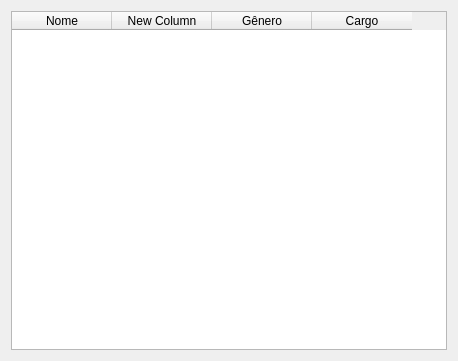
<?xml version="1.0" encoding="UTF-8"?>
<ui version="4.0">
 <class>Dialog</class>
 <widget class="QDialog" name="Dialog">
  <property name="geometry">
   <rect>
    <x>0</x>
    <y>0</y>
    <width>458</width>
    <height>361</height>
   </rect>
  </property>
  <property name="windowTitle">
   <string>Dialog</string>
  </property>
  <layout class="QHBoxLayout" name="horizontalLayout">
   <item>
    <widget class="QTableWidget" name="tableWidget">
     <column>
      <property name="text">
       <string>Nome</string>
      </property>
     </column>
     <column>
      <property name="text">
       <string>New Column</string>
      </property>
     </column>
     <column>
      <property name="text">
       <string>Gênero</string>
      </property>
     </column>
     <column>
      <property name="text">
       <string>Cargo</string>
      </property>
     </column>
    </widget>
   </item>
  </layout>
 </widget>
 <resources/>
 <connections/>
</ui>
